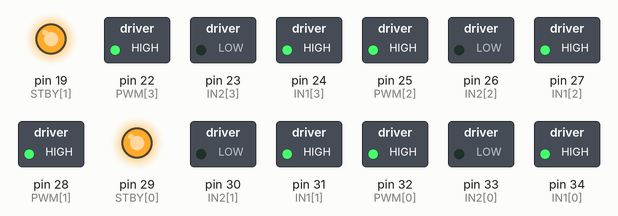
Recording of a sketch running on a simulated Arduino Mega 2560, built with avr-gcc and run on an emulated ATmega2560. On the bench: switched loads named in the sketch (green lamp = pin HIGH), output pins drawn as LEDs (lit = HIGH). What the sketch prints to the serial monitor is not drawn.

Above: at 3.5 s.
At 7.5 s:
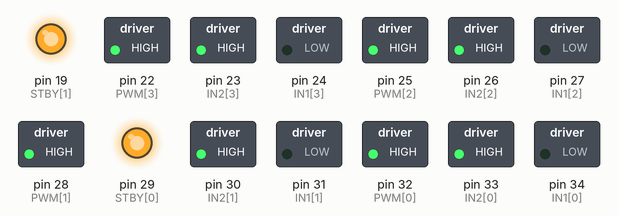
At 11.5 s:
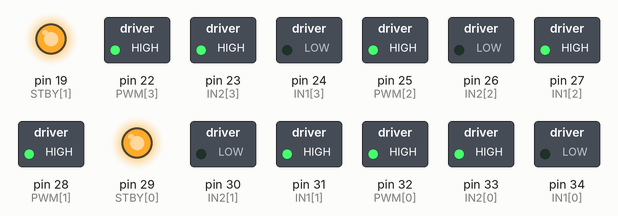
At 15.5 s:
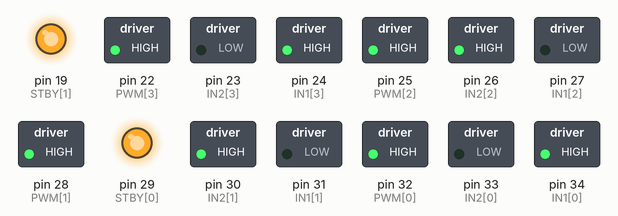
At 19.0 s:
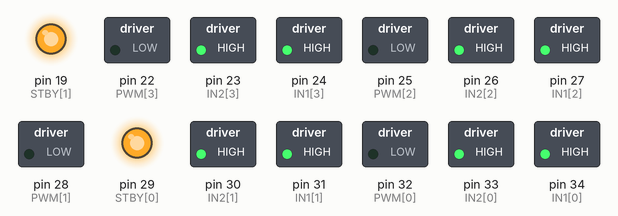
Timing chart, 0 to 26.7 s (numbered marks = the images above):
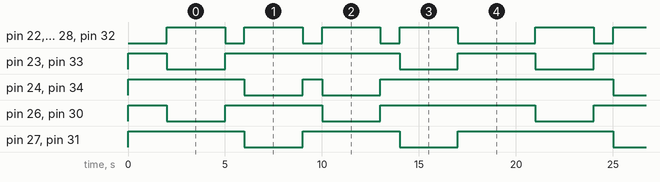

Measured:
- by itself, pin 23 (IN2[3]), pin 33 (IN2[0]): repeats every 19.0 s: HIGH 9.0 s, LOW 3.0 s, HIGH 4.0 s, LOW 3.0 s
- by itself, pin 24 (IN1[3]), pin 34 (IN1[0]): repeats every 19.0 s: HIGH 1.0 s, LOW 3.0 s, HIGH 12.0 s, LOW 3.0 s
- by itself, pin 26 (IN2[2]), pin 27 (IN1[2]), pin 30 (IN2[1]), pin 31 (IN1[1]): repeats every 19.0 s: HIGH 5.0 s, LOW 3.0 s, HIGH 8.0 s, LOW 3.0 s
- by itself, pin 22 (PWM[3]), pin 25 (PWM[2]), pin 28 (PWM[1]), pin 32 (PWM[0]): repeats every 19.0 s: 3 × (LOW 1.0 s, HIGH 3.0 s), LOW 4.0 s, HIGH 3.0 s

The sketch:

test1.ino.ino
```cpp
// motor_test.ino — TB6612 wheel direction test
// Moves: Forward → Backward → Strafe Left → Strafe Right
// Each movement lasts 3 seconds, then brakes for 1 second before next move
//
// Upload this separately from mecanum_firmware.ino to test wiring.
// Check wheel spin directions match expected mecanum behaviour.
// Adjust SPEED (0-255) if motors are too fast/slow for bench testing.

// ── Pin assignments — must match your motor_handler.h ─────────────────
//              FL   FR   RL   RR
const int IN1[] = { 34,  31, 27, 24};
const int IN2[] = { 33,  30, 26, 23};
const int PWM[] = { 32,  28, 25, 22};
const int STBY[]= { 29,  19};          // chip A (FL/FR), chip B (RL/RR)
// ──────────────────────────────────────────────────────────────────────

const int SPEED    = 150;  // 0-255, keep low for bench testing
const int MOVE_MS  = 3000;
const int BRAKE_MS = 1000;

// Mecanum wheel velocity matrix
// Each row = [FL, FR, RL, RR] as +1 forward, -1 reverse, 0 stop
const int8_t FORWARD []  = { 1,  1,  1,  1};
const int8_t BACKWARD[]  = {-1, -1, -1, -1};
const int8_t LEFT[]      = {-1,  1,  1, -1};  // strafe left
const int8_t RIGHT[]     = { 1, -1, -1,  1};  // strafe right

void setMotor(int wheel, int8_t dir) {
  int pwm_val = (dir == 0) ? 0 : SPEED;
  if (dir > 0) {
    digitalWrite(IN1[wheel], HIGH);
    digitalWrite(IN2[wheel], LOW);
  } else if (dir < 0) {
    digitalWrite(IN1[wheel], LOW);
    digitalWrite(IN2[wheel], HIGH);
  } else {
    digitalWrite(IN1[wheel], HIGH);  // brake
    digitalWrite(IN2[wheel], HIGH);
    pwm_val = 0;
  }
  analogWrite(PWM[wheel], pwm_val);
}

void runPattern(const int8_t* pattern, const char* label) {
  Serial.print("Moving: ");
  Serial.println(label);
  for (int i = 0; i < 4; i++) setMotor(i, pattern[i]);
  delay(MOVE_MS);

  // Brake between moves
  Serial.println("Braking...");
  for (int i = 0; i < 4; i++) setMotor(i, 0);
  delay(BRAKE_MS);
}

void setup() {
  Serial.begin(115200);
  Serial.println("Motor test starting in 2 seconds...");

  // Enable TB6612 chips
  for (int i = 0; i < 2; i++) {
    pinMode(STBY[i], OUTPUT);
    digitalWrite(STBY[i], HIGH);
  }

  // Init all motor pins
  for (int i = 0; i < 4; i++) {
    pinMode(IN1[i], OUTPUT);
    pinMode(IN2[i], OUTPUT);
    pinMode(PWM[i], OUTPUT);
    setMotor(i, 0);  // start braked
  }

  delay(2000);
}

void loop() {
  runPattern(FORWARD,  "FORWARD");
  runPattern(BACKWARD, "BACKWARD");
  runPattern(LEFT,     "STRAFE LEFT");
  runPattern(RIGHT,    "STRAFE RIGHT");

  Serial.println("Test complete — repeating in 3 seconds...");
  delay(3000);
}
```
